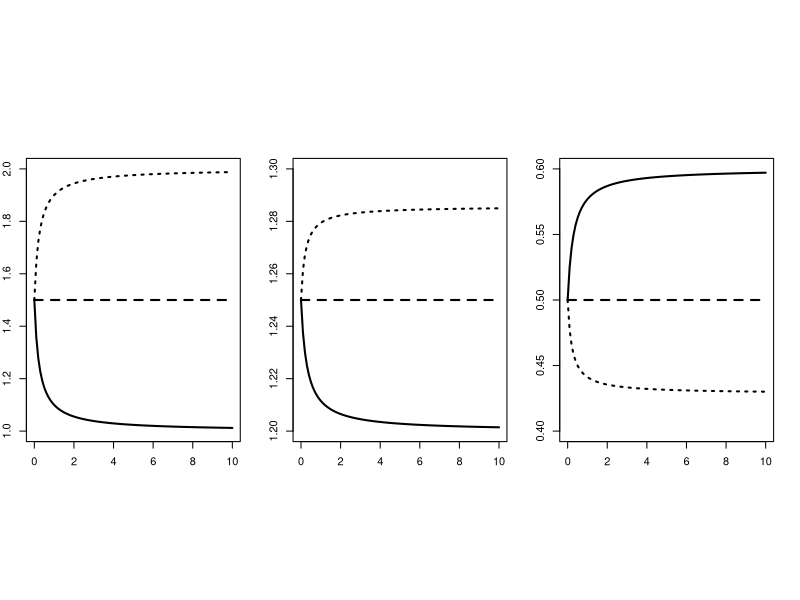

Source code (R):
setwd("C:\\Users\\jiaojin1\\Downloads\\PhD work")

library(deSolve)



library(reshape)



library(ggplot2)



library(scales)



library(pheatmap)



JAP09<-function(t, inits,parameters) {
  
  
  with(as.list(c(inits, parameters)),{
    
    AF=R-(mu+F)*A11-DM*beta*A11+DM*A22   
    
    
    AM=R-mu*A22-DM*A22+DM*beta*A11
    
    
    list(c(AF,AM))
    
  })
  
}


###differential movement is defined as D1/D2

Timesteps=500

times <- seq(0, Timesteps, by = 1)

inits <- c(A11=1,A22=1)

DM<-seq(0,10,0.1)

F=0.25

A1.eq1<-c()
A2.eq1<-c()

A1.eq1.5<-c()
A2.eq1.5<-c()


A1.eq2<-c()
A2.eq2<-c()

A_bef<-c()

for(i in 1:length(DM))
{
  #random movement
  parameters <- c(R=2,beta=1,mu=0.5,F=0.25,DM=DM[i])   
  
  out= ode(y = inits, times = times, func = JAP09, parms = parameters)
  
  A1.eq1[i]=out[Timesteps+1,2]    
  
  A2.eq1[i]=out[Timesteps+1,3]
  
  
  parameters <- c(R=2,beta=1.5,mu=0.5,F=0.25,DM=DM[i])   
  
  out= ode(y = inits, times = times, func = JAP09, parms = parameters)
  
  A1.eq1.5[i]=out[Timesteps+1,2]    
  
  A2.eq1.5[i]=out[Timesteps+1,3]
  
  parameters <- c(R=2,beta=2,mu=0.5,F=0.25,DM=DM[i])   
  
  out= ode(y = inits, times = times, func = JAP09, parms = parameters)
  
  A1.eq2[i]=out[Timesteps+1,2]    
  
  A2.eq2[i]=out[Timesteps+1,3]
  
  parameters_before <- c(R=2,beta=0,mu=0.5,F=0.25,DM=0) 
  out_bef= ode(y = inits, times = times, func = JAP09, parms = parameters_before)
  
  A_bef[i]<-out_bef[Timesteps+1,2]
}

###before MPA
###local effect: =1 since there is no MPA
loc_before=1
###regional abundance:eqnmean_ba[1,1,1]=2.666667
reg_before<-A_bef[1]*2
###fishing yield
fis_before<-F*reg_before

#local effect
loc1<-c()
loc1.5<-c()
loc2<-c()

for(i in 1:length(DM))
{
  loc1[i]<-A2.eq1[i]/A1.eq1[i]/loc_before
  loc1.5[i]<-A2.eq1.5[i]/A1.eq1.5[i]/loc_before
  loc2[i]<-A2.eq2[i]/A1.eq2[i]/loc_before
}

reg1<-c()
reg1.5<-c()
reg2<-c()

for(i in 1:length(DM))
{
  reg1[i]<-(A2.eq1[i]+A1.eq1[i])/reg_before
  reg1.5[i]<-(A2.eq1.5[i]+A1.eq1.5[i])/reg_before
  reg2[i]<-(A2.eq2[i]+A1.eq2[i])/reg_before
}

yie1<-c()
yie1.5<-c()
yie2<-c()

for(i in 1:length(DM))
{
  yie1[i]<-(A1.eq1[i]*F)/fis_before
  yie1.5[i]<-(A1.eq1.5[i]*F)/fis_before
  yie2[i]<-(A1.eq2[i]*F)/fis_before
}


tiff("Open_system_Fig.3.tiff", width=5,height=5, units='in',res=600)
par(mfrow=c(1,3))
par(mar=c(12,2,12,2))

#tiff("diff mov 9-11-17 Fig 3a.tiff", width=5,height=5, units='in',res=600)
#par(mar=c(3,6,3,6))
plot(DM,loc1,ylim=c(1,2),ylab="", xlab="",type="l",lwd=2)
points(DM,loc1.5,type="l",lty=2,lwd=2)
points(DM,loc2,type="l",lty=3,lwd=2)
#legend(4,0.95,lty=c(1,2,3),c())
#dev.off()

#tiff("diff mov 9-11-17 Fig 3b.tiff", width=5,height=5, units='in',res=600)
#par(mar=c(3,6,3,6))
plot(DM,reg1,ylim=c(1.20,1.3),ylab="", xlab="",type="l",lwd=2)
points(DM,reg1.5,type="l",lty=2,lwd=2)
points(DM,reg2,type="l",lty=3,lwd=2)
#dev.off()

#tiff("diff mov 9-11-17 Fig 3c.tiff", width=5,height=5, units='in',res=600)
#par(mar=c(3,6,3,6))
plot(DM,yie1,ylim=c(0.4,0.6),ylab="", xlab="",type="l",lwd=2)
points(DM,yie1.5,type="l",lty=2,lwd=2)
points(DM,yie2,type="l",lty=3,lwd=2)
dev.off()
